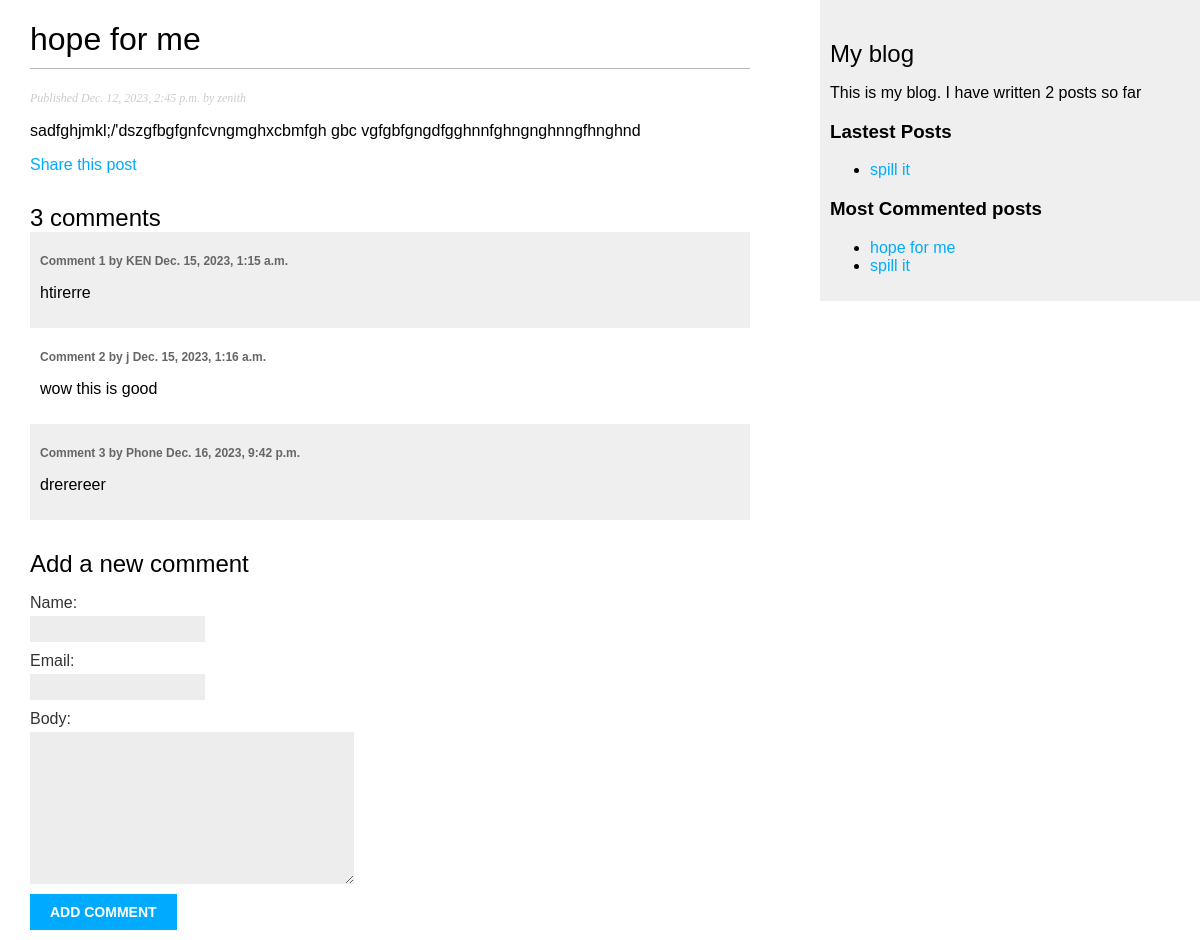
The app's page /blog/2023/12/12/hope-for-me with its own data.
### blog/models.py (models this page shows, shortened)
class Post(models.Model):
    STATUS_CHOICES = (
        ('draft','Draft'),
   ('published', 'Published')
    )
    title = models.CharField(max_length=250)
    slug =models.SlugField(max_length=250, unique_for_date='publish')
    author = models.ForeignKey(User, on_delete=models.CASCADE,related_name='blog_post')
    body = models.TextField()
    publish = models.DateTimeField(default=timezone.now)
    created = models.DateTimeField(auto_now_add=True)
    updated = models.DateTimeField(auto_now=True)
    status = models.CharField(max_length=10,
                              choices=STATUS_CHOICES,
                              default='draft')
    tags = TaggableManager()
    objects = models.Manager() # The default manager.
    published = PublishedManager() # Our custom manager.
    def get_absolute_url(self):
        return reverse('blog:post_detail',
                       args=[self.publish.year,
                             self.publish.month,
                             self.publish.day, self.slug])
    class Meta:
        ordering = ('-publish',)

class Comment(models.Model):
    post = models.ForeignKey(Post,
                             on_delete=models.CASCADE,
                             related_name='comments')
    name = models.CharField(max_length=80)
    email = models.EmailField()
    body = models.TextField()
    created = models.DateTimeField(auto_now_add=True)
    updated = models.DateTimeField(auto_now=True)
    active = models.BooleanField(default=True)
    class Meta:
        ordering = ('created',)

### blog/views.py (the view)
# urls.py: path('<int:year>/<int:month>/<int:day>/<slug:post>',views.post_detail,name='post_detail'),
def post_detail(request, year, month, day, post):
    post = get_object_or_404(Post, slug=post,
                                   status='published',
                                   publish__year=year,
                                   publish__month=month,
                                   publish__day=day)
    comments = post.comments.filter(active=True)
    new_comment = None
    if request.method == "POST":
        comment_form = CommentForm(data=request.POST)
        if comment_form.is_valid():
            new_comment = comment_form.save(commit=False)
            new_comment.post = post
            new_comment.save()
    else:
        comment_form = CommentForm()
    return render(request,
                  'blog/post/detail.html',
                  {'post': post,
                  'comments':comments,
                  'new_comment':new_comment,
                  'comment_form' :comment_form
                  })

### blog/forms.py
class CommentForm(forms.ModelForm):
    class Meta:
        model = Comment
        fields = ('name','email','body')

### blog/models.py (called while the page is built)
    def get_queryset(self):
        return super(PublishedManager, self).get_queryset().filter(status='published')

### blog/templatetags/blog_tags.py (called while the page is built)
@register.simple_tag
def total_posts():
    return Post.published.count()

@register.inclusion_tag('blog/post/lastest_posts.html')
def show_latest_posts(count=5):
    lastest_posts = Post.published.order_by('-publish')[:count]
    return {'lastest_posts':lastest_posts}

@register.simple_tag
def get_most_commented_posts(count=5):
    return Post.published.annotate(
        total_comments = Count('comments')
    ).order_by('-total_comments')[:count]

@register.filter(name='markdown')
def markdown_format(text):
    return mark_safe(markdown.markdown(text))

### blog/templates/blog/post/detail.html (shortened to what this page needs)
{% extends "blog/base.html" %}
{% load blog_tags%}
{% block content %}
  <h1>{{ post.title }}</h1>
  <p class="date">
    Published {{ post.publish }} by {{ post.author }}
  </p>
  {{ post.body|markdown }}
  <p>
    <a href="{% url "blog:post_share" post.id %}">
      Share this post
    </a>
  </p>
  {% with comments.count as total_comments %}
  <h2>
    {{ total_comments }} comment{{ total_comments|pluralize }}
  </h2>
{% endwith %}
{% for comment in comments %}
  <div class="comment">
    <p class="info">
      Comment {{ forloop.counter }} by {{ comment.name }}
      {{ comment.created }}
    </p>
    {{ comment.body|linebreaks }}
  </div>
{% empty %}
  <p>There are no comments yet.</p>
{% endfor %}
{% if new_comment %}
  <h2>Your comment has been added.</h2>
{% else %}
  <h2>Add a new comment</h2>
  <form method="post">
    {{ comment_form.as_p }}
    <p><input type="submit" value="Add comment"></p>
  </form>
{% endif %}
{% endblock %}

### blog/templates/blog/base.html (shortened to what this page needs)
{% load blog_tags %}
{% load static %}
<!DOCTYPE html>
<html>
<head>
  <link href="{% static "css/blog.css" %}" rel="stylesheet">
</head>
<body>
  <div id="content">
    {% block content %}
    {% endblock %}
  </div>
  <div id="sidebar">
    <h2>My blog</h2>
    <p>This is my blog. I have written {% total_posts%} posts so far</p>
    <h3> Lastest Posts</h3>
    {% show_latest_posts 1 %}
    <h3> Most Commented posts</h3>
    {% get_most_commented_posts as most_commented_posts %}
    <ul>
      {% for post in most_commented_posts%}
      <li>
        <a href="{{post.get_absolute_url}}">{{post.title}}</a>
      </li>
      {% endfor %}
    </ul>
  </div>
</body>
</html>

### blog/templates/blog/post/lastest_posts.html
<ul>
    {% for post in lastest_posts%}
    <li>
        <a href="{{post.get_absolute_url}}">{{post.title}}</a>
    </li>
    {% endfor %}
</ul>

### blog/templates/blog/static/css/blog.css (style rules this page uses)
body { margin:0; padding:0; font-family:helvetica, sans-serif; }
a { color:#00abff; text-decoration:none; }
h1 { font-weight:normal; border-bottom:1px solid #bbb; padding:0 0 10px 0; }
h2 { font-weight:normal; margin:30px 0 0; }
#content { float:left; width:60%; padding:0 0 0 30px; }
#sidebar { float:right; width:30%; padding:10px; background:#efefef; height:100%; }
p.date { color:#ccc; font-family: georgia, serif; font-size: 12px; font-style: italic; }
label { float:left; clear:both; color:#333; margin-bottom:4px; }
input, textarea { clear:both; float:left; margin:0 0 10px; background:#ededed; border:0; padding:6px 10px; font-size:12px; }
input[type=submit] { font-weight:bold; background:#00abff; color:#fff; padding:10px 20px; font-size:14px; text-transform:uppercase; }
.comment { padding:10px; }
.comment:nth-child(even) { background:#efefef; }
.comment .info { font-weight:bold; font-size:12px; color:#666 }

### records on screen
Post: title "hope for me", publish "Dec. 12, 2023, 2:45 p.m.", author "zenith", body "sadfghjmkl;/'dszgfbgfgnfcvngmghxcbmfgh gbc vgfgbfgngdfgghnnfghngnghnngfhnghnd"
Comment: name "KEN", created "Dec. 15, 2023, 1:15 a.m.", body "htirerre"
Comment: name "j", created "Dec. 15, 2023, 1:16 a.m.", body "wow this is good"
Comment: name "Phone", created "Dec. 16, 2023, 9:42 p.m.", body "drerereer"
Post: title "spill it"

### other values on screen
{{ total_comments }} "3"
